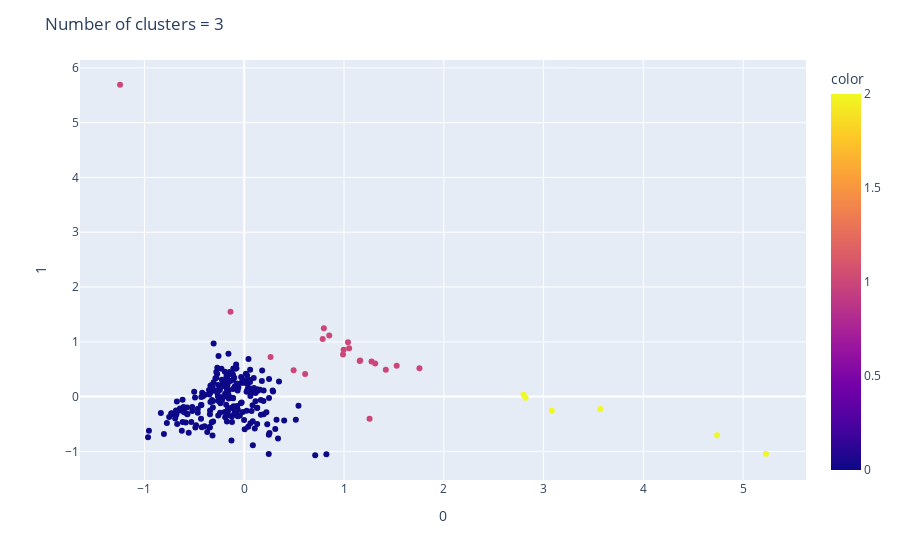

Notebook code for this chart:
### Code cell
from clustering_functions import K_means_cluster
k_means_1 = K_means_cluster(features_table = X[new_labels == 2],
                          df_bcubed_table = df_bcubed_table,
                          num_clusters = [3], 
                          bank_name_column = x_2023[new_labels == 2]['bank_name'], 
                          scaling = False,
                         pca_or_tsne = 'pca',
                        clustering_before_dimreduce = False,
                          perplexity = None,
                          plot=True)
k_means_1.k_means_clustering()

### Figure 1 — Plotly figure (JSON) as saved in the notebook; plotly's stock layout.template omitted (floating-point values rounded to 4 significant figures; data arrays with more than 128 entries replaced by an {"elided": "..."} marker saying what was removed)
{"data": [{"hovertemplate": "0=%{x}<br>1=%{y}<br>color=%{marker.color}<extra></extra>", "legendgroup": "", "marker": {"color": {"elided": "253 int values"}, "coloraxis": "coloraxis", "symbol": "circle"}, "mode": "markers", "name": "", "orientation": "v", "showlegend": false, "type": "scatter", "x": {"elided": "253 float values"}, "xaxis": "x", "y": {"elided": "253 float values"}, "yaxis": "y"}], "layout": {"coloraxis": {"colorbar": {"title": {"text": "color"}}, "colorscale": [[0, "#0d0887"], [0.1111, "#46039f"], [0.2222, "#7201a8"], [0.3333, "#9c179e"], [0.4444, "#bd3786"], [0.5556, "#d8576b"], [0.6667, "#ed7953"], [0.7778, "#fb9f3a"], [0.8889, "#fdca26"], [1, "#f0f921"]]}, "legend": {"tracegroupgap": 0}, "margin": {"t": 60}, "title": {"text": "Number of clusters = 3"}, "xaxis": {"anchor": "y", "domain": [0, 1], "title": {"text": "0"}}, "yaxis": {"anchor": "x", "domain": [0, 1], "title": {"text": "1"}}}}
